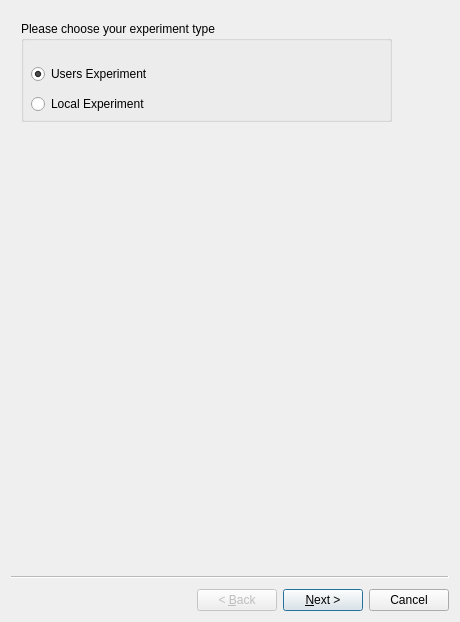
<?xml version="1.0" encoding="UTF-8"?>
<ui version="4.0">
 <class>Wizard</class>
 <widget class="QWizard" name="Wizard">
  <property name="geometry">
   <rect>
    <x>0</x>
    <y>0</y>
    <width>460</width>
    <height>622</height>
   </rect>
  </property>
  <property name="windowTitle">
   <string>SED | HESEB Scanning Tool</string>
  </property>
  <widget class="QWizardPage" name="ExpType">
   <widget class="QGroupBox" name="groupBox">
    <property name="geometry">
     <rect>
      <x>10</x>
      <y>10</y>
      <width>371</width>
      <height>101</height>
     </rect>
    </property>
    <property name="title">
     <string>Please choose your experiment type</string>
    </property>
    <widget class="QRadioButton" name="UsersExp">
     <property name="geometry">
      <rect>
       <x>10</x>
       <y>40</y>
       <width>141</width>
       <height>26</height>
      </rect>
     </property>
     <property name="text">
      <string>Users Experiment</string>
     </property>
     <property name="checked">
      <bool>true</bool>
     </property>
    </widget>
    <widget class="QRadioButton" name="LocalExp">
     <property name="geometry">
      <rect>
       <x>10</x>
       <y>70</y>
       <width>141</width>
       <height>26</height>
      </rect>
     </property>
     <property name="text">
      <string>Local Experiment</string>
     </property>
    </widget>
   </widget>
  </widget>
  <widget class="QWizardPage" name="SED">
   <widget class="QGroupBox" name="groupBox_2">
    <property name="geometry">
     <rect>
      <x>20</x>
      <y>20</y>
      <width>351</width>
      <height>81</height>
     </rect>
    </property>
    <property name="title">
     <string>Please enter your propsal ID</string>
    </property>
    <widget class="QLineEdit" name="PropsalID">
     <property name="geometry">
      <rect>
       <x>10</x>
       <y>40</y>
       <width>331</width>
       <height>28</height>
      </rect>
     </property>
     <property name="text">
      <string/>
     </property>
    </widget>
   </widget>
  </widget>
  <widget class="QWizardPage" name="CfgFile">
   <widget class="QGroupBox" name="groupBox_3">
    <property name="geometry">
     <rect>
      <x>10</x>
      <y>10</y>
      <width>411</width>
      <height>101</height>
     </rect>
    </property>
    <property name="title">
     <string>You can create a new configuration file or load existing one</string>
    </property>
    <widget class="QRadioButton" name="Create">
     <property name="geometry">
      <rect>
       <x>10</x>
       <y>40</y>
       <width>181</width>
       <height>26</height>
      </rect>
     </property>
     <property name="text">
      <string>Create configuration file</string>
     </property>
     <property name="checked">
      <bool>true</bool>
     </property>
    </widget>
    <widget class="QRadioButton" name="Load">
     <property name="geometry">
      <rect>
       <x>10</x>
       <y>70</y>
       <width>181</width>
       <height>26</height>
      </rect>
     </property>
     <property name="text">
      <string>Load configuration file</string>
     </property>
    </widget>
   </widget>
  </widget>
  <widget class="QWizardPage" name="CfgPath">
   <widget class="QLineEdit" name="filePath">
    <property name="enabled">
     <bool>false</bool>
    </property>
    <property name="geometry">
     <rect>
      <x>100</x>
      <y>75</y>
      <width>261</width>
      <height>28</height>
     </rect>
    </property>
   </widget>
   <widget class="QLabel" name="label">
    <property name="geometry">
     <rect>
      <x>0</x>
      <y>79</y>
      <width>101</width>
      <height>21</height>
     </rect>
    </property>
    <property name="text">
     <string>Exp. config file:</string>
    </property>
   </widget>
   <widget class="QToolButton" name="Browse">
    <property name="geometry">
     <rect>
      <x>370</x>
      <y>75</y>
      <width>28</width>
      <height>27</height>
     </rect>
    </property>
    <property name="text">
     <string>...</string>
    </property>
   </widget>
  </widget>
  <widget class="QWizardPage" name="scan_params">
   <widget class="QGroupBox" name="groupBox_4">
    <property name="geometry">
     <rect>
      <x>10</x>
      <y>10</y>
      <width>421</width>
      <height>231</height>
     </rect>
    </property>
    <property name="title">
     <string>Experiment setup parameters</string>
    </property>
    <widget class="QWidget" name="layoutWidget">
     <property name="geometry">
      <rect>
       <x>21</x>
       <y>30</y>
       <width>393</width>
       <height>198</height>
      </rect>
     </property>
     <layout class="QGridLayout" name="gridLayout_2">
      <item row="0" column="0">
       <widget class="QLabel" name="label_36">
        <property name="text">
         <string>Number of intervals</string>
        </property>
       </widget>
      </item>
      <item row="0" column="1" colspan="2">
       <widget class="QLineEdit" name="setNumofIterv">
        <property name="alignment">
         <set>Qt::AlignCenter</set>
        </property>
       </widget>
      </item>
      <item row="0" column="3">
       <widget class="QPushButton" name="editIntrv">
        <property name="text">
         <string>Intervals</string>
        </property>
       </widget>
      </item>
      <item row="1" column="0">
       <widget class="QLabel" name="label_33">
        <property name="text">
         <string>Number of samples</string>
        </property>
       </widget>
      </item>
      <item row="1" column="1" colspan="2">
       <widget class="QLineEdit" name="setNumofSamples">
        <property name="alignment">
         <set>Qt::AlignCenter</set>
        </property>
       </widget>
      </item>
      <item row="1" column="3">
       <widget class="QPushButton" name="editSample">
        <property name="text">
         <string>Samples</string>
        </property>
       </widget>
      </item>
      <item row="2" column="0">
       <widget class="QLabel" name="label_34">
        <property name="text">
         <string>Number of scans</string>
        </property>
       </widget>
      </item>
      <item row="2" column="1" colspan="2">
       <widget class="QLineEdit" name="setNumofScans">
        <property name="alignment">
         <set>Qt::AlignCenter</set>
        </property>
       </widget>
      </item>
      <item row="3" column="0">
       <widget class="QLabel" name="label_37">
        <property name="text">
         <string>Detectors</string>
        </property>
       </widget>
      </item>
      <item row="3" column="1" colspan="2">
       <widget class="QPushButton" name="configureDetectors">
        <property name="text">
         <string>Choose</string>
        </property>
       </widget>
      </item>
      <item row="4" column="0">
       <widget class="QLabel" name="label_35">
        <property name="text">
         <string>Exp.  file name</string>
        </property>
       </widget>
      </item>
      <item row="4" column="1" colspan="2">
       <widget class="QLineEdit" name="setDataFileName"/>
      </item>
      <item row="5" column="0">
       <widget class="QLabel" name="label_11">
        <property name="text">
         <string>Settling time</string>
        </property>
       </widget>
      </item>
      <item row="5" column="1">
       <widget class="QLineEdit" name="settlingTime">
        <property name="alignment">
         <set>Qt::AlignCenter</set>
        </property>
       </widget>
      </item>
      <item row="5" column="2">
       <widget class="QLabel" name="label_12">
        <property name="text">
         <string>sec</string>
        </property>
       </widget>
      </item>
     </layout>
    </widget>
   </widget>
   <widget class="QGroupBox" name="metadataGroupBox">
    <property name="geometry">
     <rect>
      <x>9</x>
      <y>260</y>
      <width>421</width>
      <height>281</height>
     </rect>
    </property>
    <property name="sizePolicy">
     <sizepolicy hsizetype="Preferred" vsizetype="Preferred">
      <horstretch>3</horstretch>
      <verstretch>0</verstretch>
     </sizepolicy>
    </property>
    <property name="title">
     <string>Experiment metadata:</string>
    </property>
    <widget class="QGroupBox" name="ExpCommentsGroupBox">
     <property name="geometry">
      <rect>
       <x>10</x>
       <y>180</y>
       <width>401</width>
       <height>91</height>
      </rect>
     </property>
     <property name="title">
      <string>Comments: </string>
     </property>
     <widget class="QWidget" name="layoutWidget">
      <property name="geometry">
       <rect>
        <x>12</x>
        <y>30</y>
        <width>371</width>
        <height>54</height>
       </rect>
      </property>
      <layout class="QGridLayout" name="gridLayout">
       <item row="0" column="0">
        <widget class="QLabel" name="UserComments">
         <property name="text">
          <string>User comments:</string>
         </property>
        </widget>
       </item>
       <item row="1" column="0">
        <widget class="QLabel" name="ExpComments">
         <property name="text">
          <string>Exp. comments:</string>
         </property>
        </widget>
       </item>
       <item row="1" column="1">
        <widget class="QLineEdit" name="expCom">
         <property name="text">
          <string/>
         </property>
         <property name="alignment">
          <set>Qt::AlignLeading|Qt::AlignLeft|Qt::AlignVCenter</set>
         </property>
        </widget>
       </item>
       <item row="0" column="1">
        <widget class="QLineEdit" name="userCom">
         <property name="text">
          <string/>
         </property>
         <property name="alignment">
          <set>Qt::AlignLeading|Qt::AlignLeft|Qt::AlignVCenter</set>
         </property>
        </widget>
       </item>
      </layout>
     </widget>
    </widget>
    <widget class="QGroupBox" name="groupBox_6">
     <property name="geometry">
      <rect>
       <x>10</x>
       <y>30</y>
       <width>401</width>
       <height>141</height>
      </rect>
     </property>
     <property name="title">
      <string>Sample</string>
     </property>
     <widget class="QWidget" name="layoutWidget">
      <property name="geometry">
       <rect>
        <x>10</x>
        <y>30</y>
        <width>371</width>
        <height>32</height>
       </rect>
      </property>
      <layout class="QHBoxLayout" name="horizontalLayout">
       <item>
        <widget class="QComboBox" name="edge">
         <property name="frame">
          <bool>false</bool>
         </property>
         <item>
          <property name="text">
           <string/>
          </property>
         </item>
         <item>
          <property name="text">
           <string>K</string>
          </property>
         </item>
         <item>
          <property name="text">
           <string>L1</string>
          </property>
         </item>
         <item>
          <property name="text">
           <string>L2</string>
          </property>
         </item>
         <item>
          <property name="text">
           <string>L3</string>
          </property>
         </item>
        </widget>
       </item>
       <item>
        <widget class="QLabel" name="label_3">
         <property name="text">
          <string>edge of element:</string>
         </property>
        </widget>
       </item>
       <item>
        <widget class="QLineEdit" name="sampleName">
         <property name="sizePolicy">
          <sizepolicy hsizetype="Preferred" vsizetype="Fixed">
           <horstretch>0</horstretch>
           <verstretch>0</verstretch>
          </sizepolicy>
         </property>
         <property name="font">
          <font>
           <weight>50</weight>
           <bold>false</bold>
          </font>
         </property>
         <property name="text">
          <string/>
         </property>
         <property name="maxLength">
          <number>2</number>
         </property>
         <property name="frame">
          <bool>false</bool>
         </property>
         <property name="alignment">
          <set>Qt::AlignCenter</set>
         </property>
        </widget>
       </item>
       <item>
        <widget class="QLabel" name="label_4">
         <property name="text">
          <string>at energy:</string>
         </property>
        </widget>
       </item>
       <item>
        <widget class="QLineEdit" name="energy">
         <property name="font">
          <font>
           <weight>50</weight>
           <bold>false</bold>
          </font>
         </property>
         <property name="text">
          <string/>
         </property>
         <property name="maxLength">
          <number>50</number>
         </property>
         <property name="frame">
          <bool>false</bool>
         </property>
         <property name="alignment">
          <set>Qt::AlignCenter</set>
         </property>
        </widget>
       </item>
       <item>
        <widget class="QLabel" name="label_5">
         <property name="text">
          <string>eV</string>
         </property>
        </widget>
       </item>
      </layout>
     </widget>
     <widget class="QWidget" name="layoutWidget">
      <property name="geometry">
       <rect>
        <x>13</x>
        <y>101</y>
        <width>371</width>
        <height>23</height>
       </rect>
      </property>
      <layout class="QFormLayout" name="formLayout">
       <item row="0" column="0">
        <widget class="QLabel" name="label_samplePrep">
         <property name="text">
          <string>Sample preparation:</string>
         </property>
        </widget>
       </item>
       <item row="0" column="1">
        <widget class="QLineEdit" name="samplePrep">
         <property name="sizePolicy">
          <sizepolicy hsizetype="Preferred" vsizetype="Preferred">
           <horstretch>0</horstretch>
           <verstretch>0</verstretch>
          </sizepolicy>
         </property>
         <property name="text">
          <string/>
         </property>
         <property name="maxLength">
          <number>500</number>
         </property>
         <property name="alignment">
          <set>Qt::AlignLeading|Qt::AlignLeft|Qt::AlignVCenter</set>
         </property>
        </widget>
       </item>
      </layout>
     </widget>
     <widget class="QWidget" name="layoutWidget">
      <property name="geometry">
       <rect>
        <x>11</x>
        <y>70</y>
        <width>224</width>
        <height>23</height>
       </rect>
      </property>
      <layout class="QFormLayout" name="formLayout_2">
       <item row="0" column="0">
        <widget class="QLabel" name="stoichiometry_l">
         <property name="text">
          <string>Stoichiometry:</string>
         </property>
        </widget>
       </item>
       <item row="0" column="1">
        <widget class="QLineEdit" name="stoichiometry">
         <property name="text">
          <string/>
         </property>
         <property name="alignment">
          <set>Qt::AlignCenter</set>
         </property>
        </widget>
       </item>
      </layout>
     </widget>
    </widget>
   </widget>
  </widget>
  <widget class="QWizardPage" name="startscan">
   <widget class="QLabel" name="label_2">
    <property name="geometry">
     <rect>
      <x>10</x>
      <y>10</y>
      <width>501</width>
      <height>20</height>
     </rect>
    </property>
    <property name="text">
     <string>Press Finish to start scan</string>
    </property>
   </widget>
  </widget>
 </widget>
 <tabstops>
  <tabstop>UsersExp</tabstop>
  <tabstop>LocalExp</tabstop>
  <tabstop>PropsalID</tabstop>
  <tabstop>Create</tabstop>
  <tabstop>Load</tabstop>
  <tabstop>Browse</tabstop>
  <tabstop>setNumofIterv</tabstop>
  <tabstop>editIntrv</tabstop>
  <tabstop>setNumofSamples</tabstop>
  <tabstop>editSample</tabstop>
  <tabstop>setNumofScans</tabstop>
  <tabstop>configureDetectors</tabstop>
  <tabstop>setDataFileName</tabstop>
  <tabstop>settlingTime</tabstop>
  <tabstop>edge</tabstop>
  <tabstop>sampleName</tabstop>
  <tabstop>energy</tabstop>
  <tabstop>stoichiometry</tabstop>
  <tabstop>samplePrep</tabstop>
  <tabstop>userCom</tabstop>
  <tabstop>expCom</tabstop>
  <tabstop>filePath</tabstop>
 </tabstops>
 <resources/>
 <connections/>
</ui>
